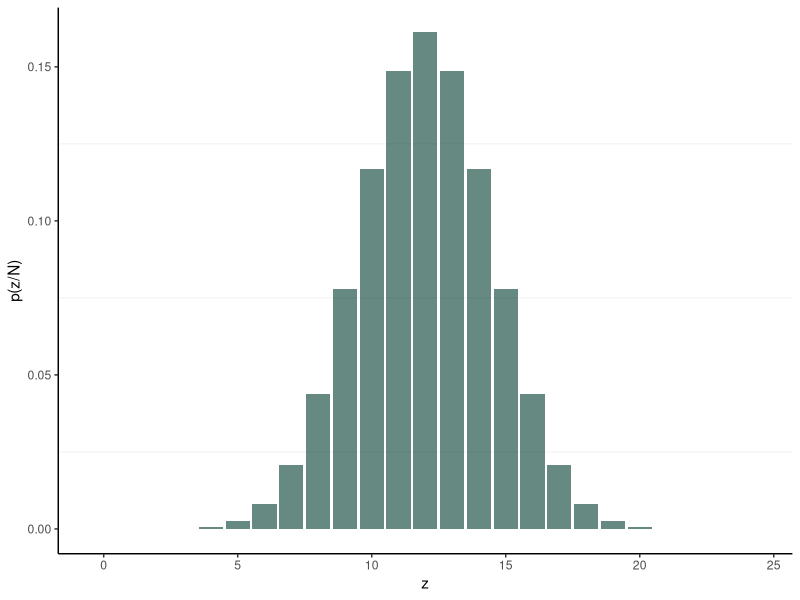
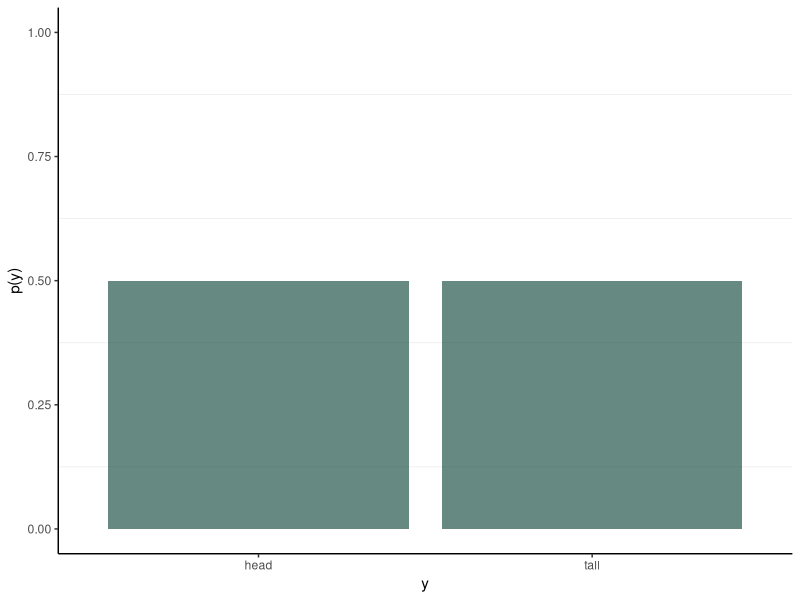
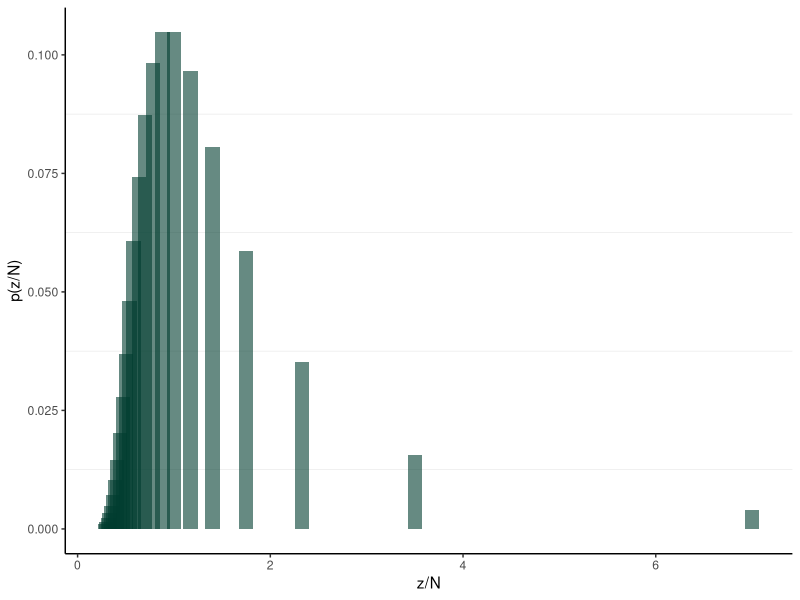
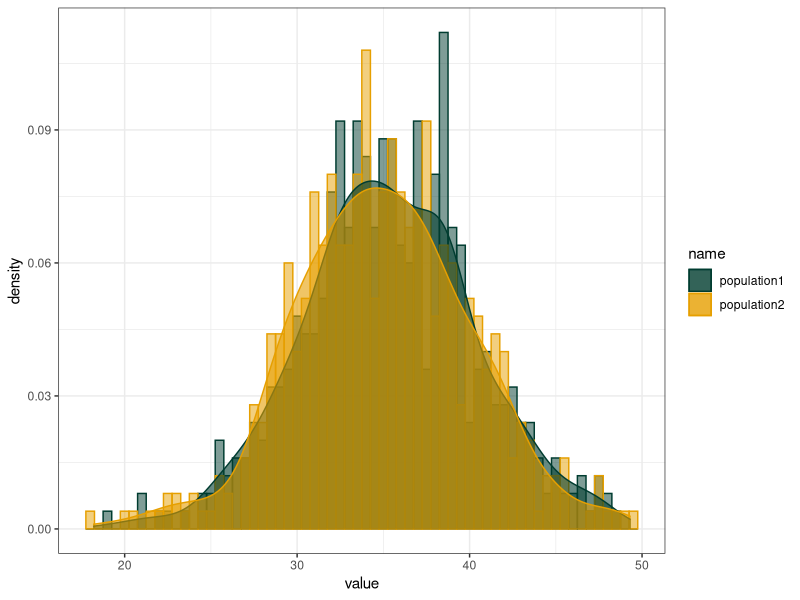
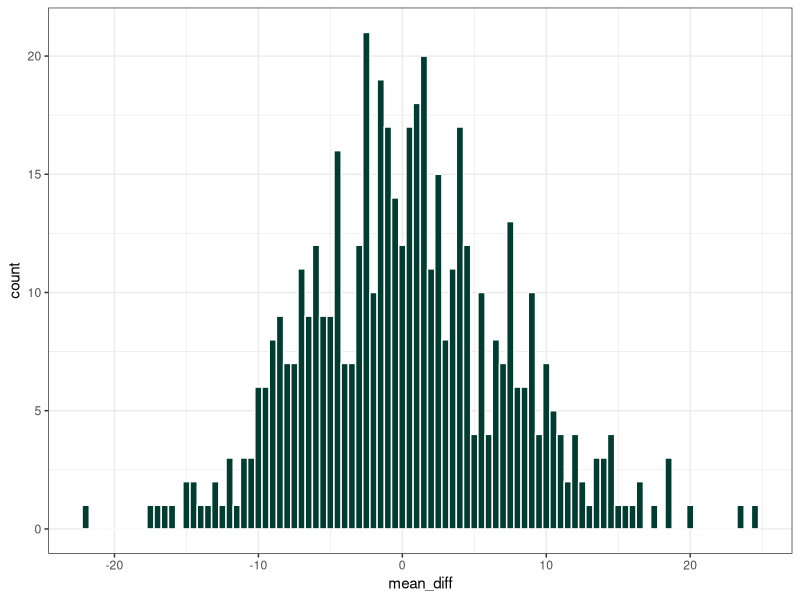

Source code (R) for these figures, in order: (Note: a time limit stopped this script after it produced the figures.)
#SOMI Jan 2025
#Yutian Thompson
#Null hypothesis significance test


library(ggplot2)
library(stats)
library(dplyr)


factorial(24)/(factorial(7)*factorial(17))*0.5^7*0.5^17
fun_prob <- function(N, z){round(factorial(N)/(factorial(z)*factorial(N-z))*0.5^z*0.5^(N-z), 6)}
hypo_popu <- data.frame(
    `p(y)` = c(0.5, 0.5),
     y = c("tall", "head")
  ) %>%
  dplyr::rename(`p(y)`=p.y.)


#----1. given the fixed N-------------------------
z<- c(seq(0, 24))
res1_fix <- matrix(NA, nrow=0, ncol=2) %>%
  as.data.frame() %>%
  dplyr::rename(
    `p(z/N)` = V1,
    z=V2)

res2_fix <- matrix(NA, nrow=0, ncol=2) %>%
  as.data.frame() %>%
  dplyr::rename(
    `p` = V1,
    z=V2)

#calculate the density of sampling distribution
for (z in 0:24){

  sampling_distribution0 <- fun_prob(N=24, z) %>%
    as.data.frame() %>%
    dplyr::rename(`p(z/N)` = ".") %>%
    dplyr::mutate(
      z = z
    ) %>%
    rbind(res1_fix)

  res1_fix <- sampling_distribution0
}

#calculate the distribution function
for (z in 0:24){

  sampling_distribution0 <- round(pbinom(z, size=24, prob = 0.5), 6 )%>%
    as.data.frame() %>%
    dplyr::rename(`p` = ".") %>%
    dplyr::mutate(
      z = z
    ) %>%
    rbind(res2_fix)

  res2_fix <- sampling_distribution0
}

res1_fix %>%
ggplot(aes(x = z, y = `p(z/N)`))+
  geom_bar(stat="identity", position = "dodge", alpha = 0.6, fill = "#003c30") +
  theme_bw()+
  theme(panel.grid.major = element_blank(), panel.grid.minor.x = element_blank(), panel.border=element_blank(),
        axis.line = element_line(), legend.position = "none")



#print(res1_fix)
print(res2_fix)
hypo_popu %>%
  ggplot(aes(x = y, y = `p(y)`))+
  geom_bar(stat="identity", position = "dodge", alpha = 0.6, fill = "#003c30") +
  scale_y_continuous(limits = c(0, 1))+
  theme_bw()+
  theme(panel.grid.major = element_blank(), panel.grid.minor.x = element_blank(), panel.border=element_blank(),
        axis.line = element_line(), legend.position = "none")


# ---- 2. given the fixed z-----------------------------

N<-c(seq(0, 24))
res3_fix <- matrix(NA, nrow=0, ncol=2) %>%
  as.data.frame() %>%
  dplyr::rename(
    `p(z/N)` = V1,
    z=V2)

res4_fix <- matrix(NA, nrow=0, ncol=2) %>%
  as.data.frame() %>%
  dplyr::rename(
    `p` = V1,
    z=V2)

#calculate the density of sampling distribution
for (N in 0:24){
  sampling_distribution0 <- round(dnbinom(7, size=N, prob = 0.5), 6 )%>%
    #fun_prob2(N, z=7) %>%
    as.data.frame() %>%
    dplyr::rename(`p(z/N)` = ".") %>%
    dplyr::mutate(
      N = N
    ) %>%
    rbind(res3_fix)
  
  res3_fix <- sampling_distribution0
}

res3_fix_use <- res3_fix %>% 
  dplyr::mutate(
    `z/N` = round(7/N, 2)
  ) %>% 
  dplyr::filter(N != 0)

#calculate the distribution function
for (N in 0:24){
  sampling_distribution0 <- round(pnbinom(7, size=N, prob = 0.5), 6 )%>%
    as.data.frame() %>%
    dplyr::rename(`p` = ".") %>%
    dplyr::mutate(
      N = N
    ) %>%
    rbind(res4_fix)
  
  res4_fix <- sampling_distribution0
}

res4_fix_use <- res4_fix %>% 
  dplyr::mutate(
    `z/N` = round(7/N, 2)
  ) %>% 
  dplyr::filter(N != 0)


res3_fix_use %>%
  ggplot(aes(x = `z/N`, y = `p(z/N)`))+
  geom_bar(stat="identity", position = "dodge", alpha = 0.6, fill = "#003c30", width = 0.15) +
  theme_bw()+
  theme(panel.grid.major = element_blank(), panel.grid.minor.x = element_blank(), panel.border=element_blank(),
        axis.line = element_line(), legend.position = "none")



print(res3_fix_use)
print(res4_fix_use)


# ---- normal-distribution -----------------------------------------------------
#sampling distribution of mean difference
nor_popu1 <- rnorm(n=500, mean=35, sd=5)
nor_popu2 <- rnorm(n=500, mean=35.1, sd=5) 

res5_norm_diff <- data.frame(nor_popu1, nor_popu2) %>% 
  dplyr::mutate(
    mean_diff = nor_popu1-nor_popu2
  )

res5_norm_diff2 <- res5_norm_diff %>% 
  dplyr::select(population1 = nor_popu1, population2=nor_popu2) %>% 
  tidyr::pivot_longer(cols = c("population1", "population2"))

res5_norm_diff2 %>%
  ggplot(aes(x=value, colour=name, fill=name))+
  geom_histogram(aes(y=..density..), position="identity", alpha=0.5,  binwidth=0.5)+
  geom_density(alpha=0.6)+
  scale_color_manual(values=c("#003c30", "#E69F00", "#56B4E9"))+
  scale_fill_manual(values=c("#003c30", "#E69F00", "#56B4E9"))+
  theme(panel.grid.major = element_blank(), panel.grid.minor.x = element_blank(), panel.border=element_blank(),
        axis.line = element_line(), legend.position = "none")+
  theme_bw()


res5_norm_diff %>% 
  ggplot(aes(x=mean_diff))+
  geom_histogram( stat = "bin",
                  position = "stack", colour="white", fill="#003c30", binwidth=0.5)+
  theme(panel.grid.major = element_blank(), panel.grid.minor.x = element_blank(), panel.border=element_blank(),
        axis.line = element_line(), legend.position = "none")+
  theme_bw()


sample_size <-50000

sample_norm_diff <- as.data.frame(replicate(sample_size, sample(res5_norm_diff$mean_diff, size=100))) 

# aa<- as.matrix(sample_norm_diff)
# kernel_est <- stats::density(aa)
# plot(kernel_est)



sample_norm_diff1 <- sample_norm_diff %>% 
  dplyr::mutate_all(as.numeric) %>% 
  dplyr::summarise(
    across(V1:paste0("V", sample_size), ~ mean(.x, na.rm = TRUE)),
  ) %>% 
  t() %>% 
  as.data.frame() %>% 
  dplyr::select(`mean of difference` = V1)

sample_norm_diff2 <- sample_norm_diff %>% 
  dplyr::mutate_all(as.numeric) %>% 
  dplyr::summarise(
    across(V1:paste0("V", sample_size), ~sd(.x, na.rm = TRUE))
  ) %>% 
  t() %>% 
  as.data.frame()%>% 
  dplyr::select(`sd of difference` = V1)

sample_norm_diff_use <- cbind(sample_norm_diff1, sample_norm_diff2) %>% 
  dplyr::mutate(
    density = rnorm(sample_size, mean = `mean of difference`, sd=`sd of difference`),
  ) 

# sample_norm_diff_use %>% 
#   ggplot(aes(density))+
#   geom_density(alpha = 0.6) 
#   geom_bar(stat="identity", position = "dodge", alpha = 0.6, fill = "#003c30", width = 0.15) +
#   theme_bw()+
#   theme(panel.grid.major = element_blank(), panel.grid.minor.x = element_blank(), panel.border=element_blank(),
#         axis.line = element_line(), legend.position = "none")



  
sample_norm_diff_use %>%
ggplot(aes(x=`mean of difference`))+
  geom_histogram( stat = "bin",
                  position = "stack", colour="white", fill="#003c30", binwidth=0.1)+
  
  #geom_histogram(aes(y=..density..), colour="white", fill="#003c30", binwidth=0.1)+
  #geom_density(alpha=.2, fill="#FF6666") +
  theme(panel.grid.major = element_blank(), panel.grid.minor.x = element_blank(), panel.border=element_blank(),
        axis.line = element_line(), legend.position = "none")+
  theme_bw()
